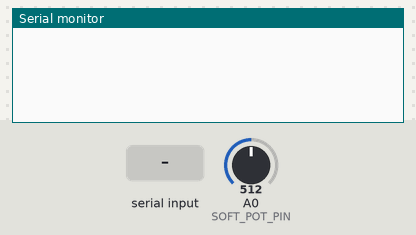
Simulated run of this sketch. Board: Arduino Uno, built with avr-gcc and run on an emulated ATmega328P. Parts: the last lines printed to the serial monitor. Inputs (shaded band) come from the test bench; at power-on: A0 (SOFT_POT_PIN) = 512.

Above: at 1.2 s.
1.3 s: "1" received over Serial
At 1.9 s:
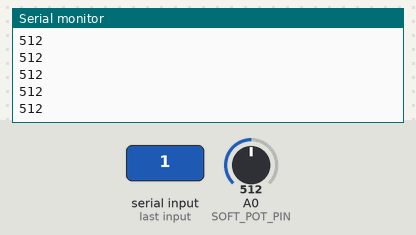
3.2 s: A0 (SOFT_POT_PIN) set to 716
At 3.8 s:
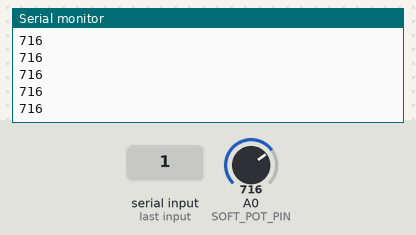
4.7 s: A0 (SOFT_POT_PIN) set to 900
At 5.5 s:
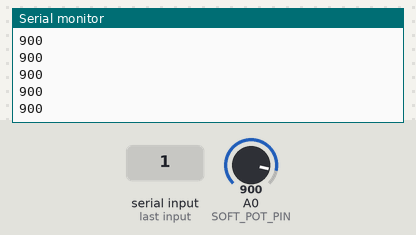
Timing chart, 0 to 7.7 s (numbered marks = the images above; inputs shaded):
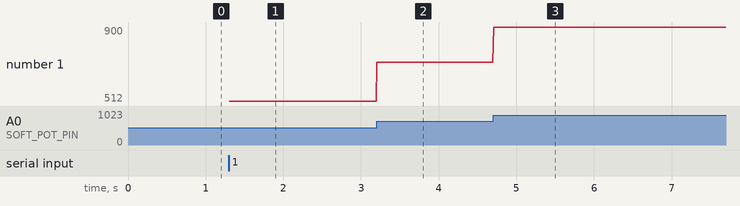

Measured:
- after the input at 1.3 s, the serial monitor: prints a new line at once (image 1)
- after the input at 3.2 s, the serial monitor: prints a new line at once (image 2)
- after the input at 4.7 s, the serial monitor: prints a new line at once (image 3)
- plotted number 1: 512 → 716 after the input at 3.2 s, 716 → 900 after the input at 4.7 s

The sketch:

soft_pot_test.ino
```cpp
/******************************************************************************
SoftPot_Example.ino
Example sketch for SparkFun's soft membrane potentiometer
  (https://www.sparkfun.com/products/8680)
Jim Lindblom @ SparkFun Electronics
April 28, 2016

- Connect the softpot's outside pins to 5V and GND (the outer pin with an arrow
indicator should be connected to GND).
- Connect the middle pin to A0.

As the voltage output of the softpot changes, a line graph printed to the
serial monitor should match the wiper's position.

Development environment specifics:
Arduino 1.6.7
******************************************************************************/
const int SOFT_POT_PIN = A0; // Pin connected to softpot wiper

const int GRAPH_LENGTH = 40; // Length of line graph

int started = 0; // flag for whether we've received serial yet

void setup()
{
  Serial.begin(9600);
  pinMode(SOFT_POT_PIN, INPUT);
}

void loop()
{

    if(Serial.available()) // check to see if there's serial data in the buffer
  {
//  serialvalue = Serial.read(); // read a byte of serial data
  started = 1; // set the started flag to on
  }
    if(started) { // loop once serial data has been received

//      // Read in the soft pot's ADC value
//      int softPotADC = analogRead(SOFT_POT_PIN);
//      // Map the 0-1023 value to 0-40
//      int softPotPosition = map(softPotADC, 0, 1023, 0, GRAPH_LENGTH);
//
//      // Print a line graph:
//      Serial.print("<"); // Starting end
//      for (int i=0; i<GRAPH_LENGTH; i++)
//      {
//        if (i == softPotPosition) Serial.print("|");
//        else Serial.print("-");
//      }
//      Serial.println("> (" + String(softPotADC) + ")");

      int softPotADC = analogRead(SOFT_POT_PIN);
      Serial.println(softPotADC);
      delay(10);
  }
}
```
